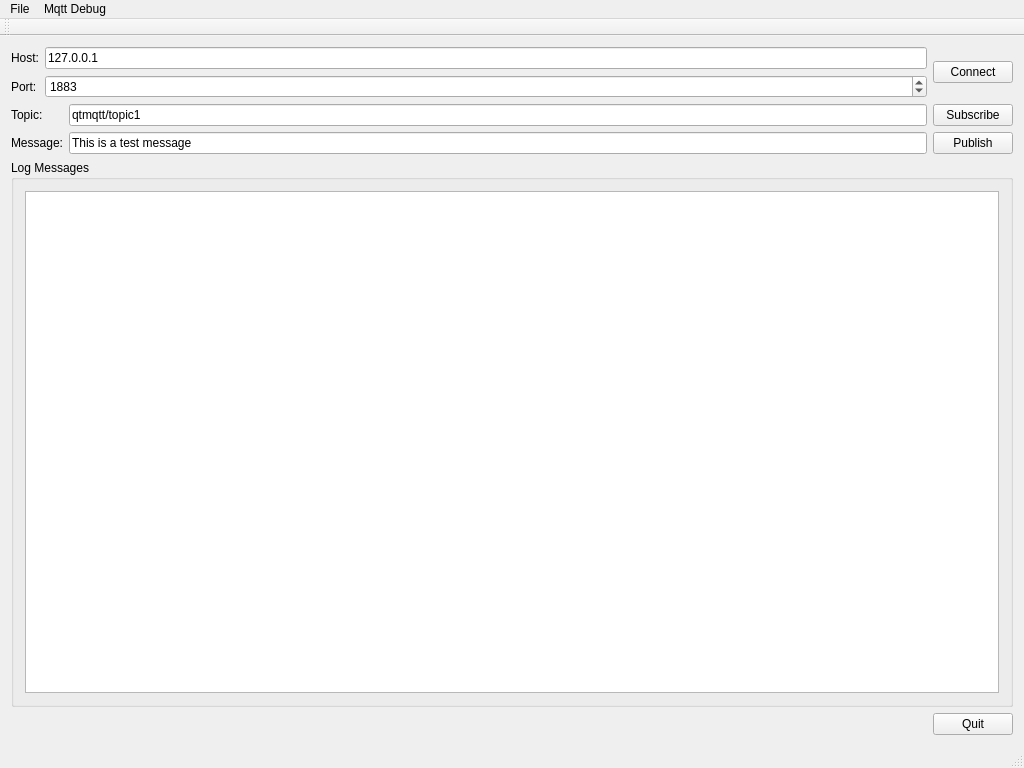
<?xml version="1.0" encoding="UTF-8"?>
<ui version="4.0">
 <class>FlysoftGroundStation</class>
 <widget class="QMainWindow" name="FlysoftGroundStation">
  <property name="geometry">
   <rect>
    <x>0</x>
    <y>0</y>
    <width>1024</width>
    <height>768</height>
   </rect>
  </property>
  <property name="windowTitle">
   <string>FlysoftGroundStation</string>
  </property>
  <widget class="QWidget" name="centralWidget">
   <layout class="QVBoxLayout" name="verticalLayout">
    <item>
     <layout class="QHBoxLayout" name="horizontalLayout">
      <item>
       <layout class="QFormLayout" name="formLayout">
        <item row="0" column="0">
         <widget class="QLabel" name="label">
          <property name="text">
           <string>Host:</string>
          </property>
         </widget>
        </item>
        <item row="0" column="1">
         <widget class="QLineEdit" name="lineEditHost">
          <property name="text">
           <string>127.0.0.1</string>
          </property>
         </widget>
        </item>
        <item row="2" column="0">
         <widget class="QLabel" name="label_2">
          <property name="text">
           <string>Port:</string>
          </property>
         </widget>
        </item>
        <item row="2" column="1">
         <widget class="QSpinBox" name="spinBoxPort">
          <property name="maximum">
           <number>99999</number>
          </property>
          <property name="value">
           <number>1883</number>
          </property>
         </widget>
        </item>
       </layout>
      </item>
      <item>
       <widget class="QPushButton" name="buttonConnect">
        <property name="text">
         <string>Connect</string>
        </property>
       </widget>
      </item>
     </layout>
    </item>
    <item>
     <layout class="QGridLayout" name="gridLayout">
      <item row="1" column="1">
       <widget class="QLineEdit" name="lineEditMessage">
        <property name="text">
         <string>This is a test message</string>
        </property>
       </widget>
      </item>
      <item row="1" column="0">
       <widget class="QLabel" name="label_4">
        <property name="text">
         <string>Message:</string>
        </property>
       </widget>
      </item>
      <item row="0" column="2">
       <widget class="QPushButton" name="buttonSubscribe">
        <property name="text">
         <string>Subscribe</string>
        </property>
       </widget>
      </item>
      <item row="1" column="2">
       <widget class="QPushButton" name="buttonPublish">
        <property name="text">
         <string>Publish</string>
        </property>
       </widget>
      </item>
      <item row="0" column="1">
       <widget class="QLineEdit" name="lineEditTopic">
        <property name="text">
         <string>qtmqtt/topic1</string>
        </property>
       </widget>
      </item>
      <item row="0" column="0">
       <widget class="QLabel" name="label_3">
        <property name="text">
         <string>Topic:</string>
        </property>
       </widget>
      </item>
     </layout>
    </item>
    <item>
     <widget class="QGroupBox" name="groupBox">
      <property name="title">
       <string>Log Messages</string>
      </property>
      <layout class="QHBoxLayout" name="horizontalLayout_2">
       <item>
        <widget class="QPlainTextEdit" name="editLog"/>
       </item>
      </layout>
     </widget>
    </item>
    <item>
     <layout class="QHBoxLayout" name="horizontalLayout_3">
      <item>
       <spacer name="horizontalSpacer">
        <property name="orientation">
         <enum>Qt::Horizontal</enum>
        </property>
        <property name="sizeHint" stdset="0">
         <size>
          <width>40</width>
          <height>20</height>
         </size>
        </property>
       </spacer>
      </item>
      <item>
       <widget class="QPushButton" name="buttonQuit">
        <property name="text">
         <string>Quit</string>
        </property>
       </widget>
      </item>
     </layout>
    </item>
   </layout>
  </widget>
  <widget class="QMenuBar" name="menuBar">
   <property name="geometry">
    <rect>
     <x>0</x>
     <y>0</y>
     <width>1024</width>
     <height>20</height>
    </rect>
   </property>
   <widget class="QMenu" name="menuFile">
    <property name="title">
     <string>File</string>
    </property>
    <addaction name="actionQuit"/>
   </widget>
   <widget class="QMenu" name="menuMqtt_Debug">
    <property name="title">
     <string>Mqtt Debug</string>
    </property>
   </widget>
   <addaction name="menuFile"/>
   <addaction name="menuMqtt_Debug"/>
  </widget>
  <widget class="QToolBar" name="mainToolBar">
   <attribute name="toolBarArea">
    <enum>TopToolBarArea</enum>
   </attribute>
   <attribute name="toolBarBreak">
    <bool>false</bool>
   </attribute>
  </widget>
  <widget class="QStatusBar" name="statusBar"/>
  <action name="actionQuit">
   <property name="text">
    <string>Quit</string>
   </property>
  </action>
 </widget>
 <layoutdefault spacing="6" margin="11"/>
 <resources/>
 <connections/>
</ui>
